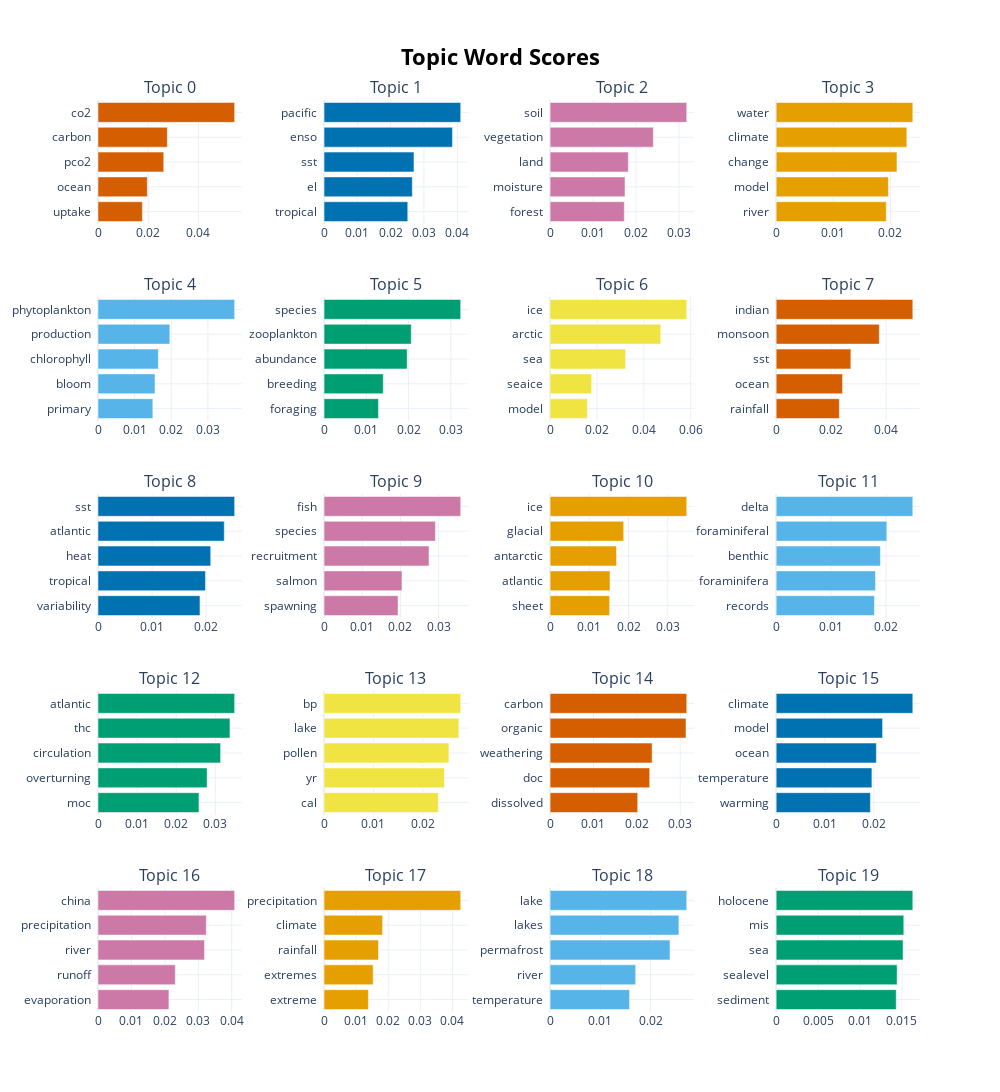

This figure's notebook cell:
### Code cell
model2.visualize_barchart(top_n_topics=20)

### Figure 1 — Plotly figure (JSON) as saved in the notebook; plotly's stock layout.template omitted (floating-point values rounded to 4 significant figures)
{"data": [{"marker": {"color": "#D55E00"}, "orientation": "h", "type": "bar", "x": [0.01768, 0.01963, 0.02618, 0.02761, 0.05443], "xaxis": "x", "y": ["uptake  ", "ocean  ", "pco2  ", "carbon  ", "co2  "], "yaxis": "y"}, {"marker": {"color": "#0072B2"}, "orientation": "h", "type": "bar", "x": [0.02515, 0.02651, 0.02701, 0.03857, 0.04105], "xaxis": "x2", "y": ["tropical  ", "el  ", "sst  ", "enso  ", "pacific  "], "yaxis": "y2"}, {"marker": {"color": "#CC79A7"}, "orientation": "h", "type": "bar", "x": [0.01727, 0.01743, 0.01821, 0.02402, 0.0318], "xaxis": "x3", "y": ["forest  ", "moisture  ", "land  ", "vegetation  ", "soil  "], "yaxis": "y3"}, {"marker": {"color": "#E69F00"}, "orientation": "h", "type": "bar", "x": [0.01927, 0.01965, 0.02114, 0.02287, 0.02392], "xaxis": "x4", "y": ["river  ", "model  ", "change  ", "climate  ", "water  "], "yaxis": "y4"}, {"marker": {"color": "#56B4E9"}, "orientation": "h", "type": "bar", "x": [0.01497, 0.01557, 0.01648, 0.01961, 0.03731], "xaxis": "x5", "y": ["primary  ", "bloom  ", "chlorophyll  ", "production  ", "phytoplankton  "], "yaxis": "y5"}, {"marker": {"color": "#009E73"}, "orientation": "h", "type": "bar", "x": [0.01287, 0.01401, 0.01966, 0.02063, 0.03233], "xaxis": "x6", "y": ["foraging  ", "breeding  ", "abundance  ", "zooplankton  ", "species  "], "yaxis": "y6"}, {"marker": {"color": "#F0E442"}, "orientation": "h", "type": "bar", "x": [0.01593, 0.01773, 0.03224, 0.04724, 0.05834], "xaxis": "x7", "y": ["model  ", "seaice  ", "sea  ", "arctic  ", "ice  "], "yaxis": "y7"}, {"marker": {"color": "#D55E00"}, "orientation": "h", "type": "bar", "x": [0.02298, 0.02415, 0.02718, 0.03752, 0.04972], "xaxis": "x8", "y": ["rainfall  ", "ocean  ", "sst  ", "monsoon  ", "indian  "], "yaxis": "y8"}, {"marker": {"color": "#0072B2"}, "orientation": "h", "type": "bar", "x": [0.01885, 0.01987, 0.02084, 0.02334, 0.02526], "xaxis": "x9", "y": ["variability  ", "tropical  ", "heat  ", "atlantic  ", "sst  "], "yaxis": "y9"}, {"marker": {"color": "#CC79A7"}, "orientation": "h", "type": "bar", "x": [0.01937, 0.02039, 0.02747, 0.02914, 0.03577], "xaxis": "x10", "y": ["spawning  ", "salmon  ", "recruitment  ", "species  ", "fish  "], "yaxis": "y10"}, {"marker": {"color": "#E69F00"}, "orientation": "h", "type": "bar", "x": [0.01517, 0.01527, 0.01693, 0.01877, 0.03485], "xaxis": "x11", "y": ["sheet  ", "atlantic  ", "antarctic  ", "glacial  ", "ice  "], "yaxis": "y11"}, {"marker": {"color": "#56B4E9"}, "orientation": "h", "type": "bar", "x": [0.01789, 0.01808, 0.01898, 0.02015, 0.02488], "xaxis": "x12", "y": ["records  ", "foraminifera  ", "benthic  ", "foraminiferal  ", "delta  "], "yaxis": "y12"}, {"marker": {"color": "#009E73"}, "orientation": "h", "type": "bar", "x": [0.02581, 0.0279, 0.03135, 0.03374, 0.03494], "xaxis": "x13", "y": ["moc  ", "overturning  ", "circulation  ", "thc  ", "atlantic  "], "yaxis": "y13"}, {"marker": {"color": "#F0E442"}, "orientation": "h", "type": "bar", "x": [0.02314, 0.02438, 0.02528, 0.02729, 0.02767], "xaxis": "x14", "y": ["cal  ", "yr  ", "pollen  ", "lake  ", "bp  "], "yaxis": "y14"}, {"marker": {"color": "#D55E00"}, "orientation": "h", "type": "bar", "x": [0.0202, 0.02295, 0.02351, 0.03132, 0.0315], "xaxis": "x15", "y": ["dissolved  ", "doc  ", "weathering  ", "organic  ", "carbon  "], "yaxis": "y15"}, {"marker": {"color": "#0072B2"}, "orientation": "h", "type": "bar", "x": [0.01929, 0.0196, 0.02051, 0.02179, 0.02797], "xaxis": "x16", "y": ["warming  ", "temperature  ", "ocean  ", "model  ", "climate  "], "yaxis": "y16"}, {"marker": {"color": "#CC79A7"}, "orientation": "h", "type": "bar", "x": [0.02121, 0.02311, 0.03185, 0.03239, 0.04087], "xaxis": "x17", "y": ["evaporation  ", "runoff  ", "river  ", "precipitation  ", "china  "], "yaxis": "y17"}, {"marker": {"color": "#E69F00"}, "orientation": "h", "type": "bar", "x": [0.01382, 0.0153, 0.01695, 0.01824, 0.04258], "xaxis": "x18", "y": ["extreme  ", "extremes  ", "rainfall  ", "climate  ", "precipitation  "], "yaxis": "y18"}, {"marker": {"color": "#56B4E9"}, "orientation": "h", "type": "bar", "x": [0.01581, 0.01703, 0.02386, 0.02563, 0.0272], "xaxis": "x19", "y": ["temperature  ", "river  ", "permafrost  ", "lakes  ", "lake  "], "yaxis": "y19"}, {"marker": {"color": "#009E73"}, "orientation": "h", "type": "bar", "x": [0.01432, 0.01442, 0.01513, 0.01522, 0.01629], "xaxis": "x20", "y": ["sediment  ", "sealevel  ", "sea  ", "mis  ", "holocene  "], "yaxis": "y20"}], "layout": {"annotations": [{"font": {"size": 16}, "showarrow": false, "text": "Topic 0", "x": 0.0875, "xanchor": "center", "xref": "paper", "y": 1.0, "yanchor": "bottom", "yref": "paper"}, {"font": {"size": 16}, "showarrow": false, "text": "Topic 1", "x": 0.3625, "xanchor": "center", "xref": "paper", "y": 1.0, "yanchor": "bottom", "yref": "paper"}, {"font": {"size": 16}, "showarrow": false, "text": "Topic 2", "x": 0.6375, "xanchor": "center", "xref": "paper", "y": 1.0, "yanchor": "bottom", "yref": "paper"}, {"font": {"size": 16}, "showarrow": false, "text": "Topic 3", "x": 0.9125, "xanchor": "center", "xref": "paper", "y": 1.0, "yanchor": "bottom", "yref": "paper"}, {"font": {"size": 16}, "showarrow": false, "text": "Topic 4", "x": 0.0875, "xanchor": "center", "xref": "paper", "y": 0.784, "yanchor": "bottom", "yref": "paper"}, {"font": {"size": 16}, "showarrow": false, "text": "Topic 5", "x": 0.3625, "xanchor": "center", "xref": "paper", "y": 0.784, "yanchor": "bottom", "yref": "paper"}, {"font": {"size": 16}, "showarrow": false, "text": "Topic 6", "x": 0.6375, "xanchor": "center", "xref": "paper", "y": 0.784, "yanchor": "bottom", "yref": "paper"}, {"font": {"size": 16}, "showarrow": false, "text": "Topic 7", "x": 0.9125, "xanchor": "center", "xref": "paper", "y": 0.784, "yanchor": "bottom", "yref": "paper"}, {"font": {"size": 16}, "showarrow": false, "text": "Topic 8", "x": 0.0875, "xanchor": "center", "xref": "paper", "y": 0.568, "yanchor": "bottom", "yref": "paper"}, {"font": {"size": 16}, "showarrow": false, "text": "Topic 9", "x": 0.3625, "xanchor": "center", "xref": "paper", "y": 0.568, "yanchor": "bottom", "yref": "paper"}, {"font": {"size": 16}, "showarrow": false, "text": "Topic 10", "x": 0.6375, "xanchor": "center", "xref": "paper", "y": 0.568, "yanchor": "bottom", "yref": "paper"}, {"font": {"size": 16}, "showarrow": false, "text": "Topic 11", "x": 0.9125, "xanchor": "center", "xref": "paper", "y": 0.568, "yanchor": "bottom", "yref": "paper"}, {"font": {"size": 16}, "showarrow": false, "text": "Topic 12", "x": 0.0875, "xanchor": "center", "xref": "paper", "y": 0.352, "yanchor": "bottom", "yref": "paper"}, {"font": {"size": 16}, "showarrow": false, "text": "Topic 13", "x": 0.3625, "xanchor": "center", "xref": "paper", "y": 0.352, "yanchor": "bottom", "yref": "paper"}, {"font": {"size": 16}, "showarrow": false, "text": "Topic 14", "x": 0.6375, "xanchor": "center", "xref": "paper", "y": 0.352, "yanchor": "bottom", "yref": "paper"}, {"font": {"size": 16}, "showarrow": false, "text": "Topic 15", "x": 0.9125, "xanchor": "center", "xref": "paper", "y": 0.352, "yanchor": "bottom", "yref": "paper"}, {"font": {"size": 16}, "showarrow": false, "text": "Topic 16", "x": 0.0875, "xanchor": "center", "xref": "paper", "y": 0.136, "yanchor": "bottom", "yref": "paper"}, {"font": {"size": 16}, "showarrow": false, "text": "Topic 17", "x": 0.3625, "xanchor": "center", "xref": "paper", "y": 0.136, "yanchor": "bottom", "yref": "paper"}, {"font": {"size": 16}, "showarrow": false, "text": "Topic 18", "x": 0.6375, "xanchor": "center", "xref": "paper", "y": 0.136, "yanchor": "bottom", "yref": "paper"}, {"font": {"size": 16}, "showarrow": false, "text": "Topic 19", "x": 0.9125, "xanchor": "center", "xref": "paper", "y": 0.136, "yanchor": "bottom", "yref": "paper"}], "height": 1250, "hoverlabel": {"bgcolor": "white", "font": {"family": "Rockwell", "size": 16}}, "showlegend": false, "title": {"font": {"color": "Black", "size": 22}, "text": "<b>Topic Word Scores", "x": 0.5, "xanchor": "center", "yanchor": "top"}, "width": 1000, "xaxis": {"anchor": "y", "domain": [0, 0.175], "showgrid": true}, "xaxis10": {"anchor": "y10", "domain": [0.275, 0.45], "showgrid": true}, "xaxis11": {"anchor": "y11", "domain": [0.55, 0.725], "showgrid": true}, "xaxis12": {"anchor": "y12", "domain": [0.825, 1], "showgrid": true}, "xaxis13": {"anchor": "y13", "domain": [0, 0.175], "showgrid": true}, "xaxis14": {"anchor": "y14", "domain": [0.275, 0.45], "showgrid": true}, "xaxis15": {"anchor": "y15", "domain": [0.55, 0.725], "showgrid": true}, "xaxis16": {"anchor": "y16", "domain": [0.825, 1], "showgrid": true}, "xaxis17": {"anchor": "y17", "domain": [0, 0.175], "showgrid": true}, "xaxis18": {"anchor": "y18", "domain": [0.275, 0.45], "showgrid": true}, "xaxis19": {"anchor": "y19", "domain": [0.55, 0.725], "showgrid": true}, "xaxis2": {"anchor": "y2", "domain": [0.275, 0.45], "showgrid": true}, "xaxis20": {"anchor": "y20", "domain": [0.825, 1], "showgrid": true}, "xaxis3": {"anchor": "y3", "domain": [0.55, 0.725], "showgrid": true}, "xaxis4": {"anchor": "y4", "domain": [0.825, 1], "showgrid": true}, "xaxis5": {"anchor": "y5", "domain": [0, 0.175], "showgrid": true}, "xaxis6": {"anchor": "y6", "domain": [0.275, 0.45], "showgrid": true}, "xaxis7": {"anchor": "y7", "domain": [0.55, 0.725], "showgrid": true}, "xaxis8": {"anchor": "y8", "domain": [0.825, 1], "showgrid": true}, "xaxis9": {"anchor": "y9", "domain": [0, 0.175], "showgrid": true}, "yaxis": {"anchor": "x", "domain": [0.864, 1.0], "showgrid": true}, "yaxis10": {"anchor": "x10", "domain": [0.432, 0.568], "showgrid": true}, "yaxis11": {"anchor": "x11", "domain": [0.432, 0.568], "showgrid": true}, "yaxis12": {"anchor": "x12", "domain": [0.432, 0.568], "showgrid": true}, "yaxis13": {"anchor": "x13", "domain": [0.216, 0.352], "showgrid": true}, "yaxis14": {"anchor": "x14", "domain": [0.216, 0.352], "showgrid": true}, "yaxis15": {"anchor": "x15", "domain": [0.216, 0.352], "showgrid": true}, "yaxis16": {"anchor": "x16", "domain": [0.216, 0.352], "showgrid": true}, "yaxis17": {"anchor": "x17", "domain": [0, 0.136], "showgrid": true}, "yaxis18": {"anchor": "x18", "domain": [0, 0.136], "showgrid": true}, "yaxis19": {"anchor": "x19", "domain": [0, 0.136], "showgrid": true}, "yaxis2": {"anchor": "x2", "domain": [0.864, 1.0], "showgrid": true}, "yaxis20": {"anchor": "x20", "domain": [0, 0.136], "showgrid": true}, "yaxis3": {"anchor": "x3", "domain": [0.864, 1.0], "showgrid": true}, "yaxis4": {"anchor": "x4", "domain": [0.864, 1.0], "showgrid": true}, "yaxis5": {"anchor": "x5", "domain": [0.648, 0.784], "showgrid": true}, "yaxis6": {"anchor": "x6", "domain": [0.648, 0.784], "showgrid": true}, "yaxis7": {"anchor": "x7", "domain": [0.648, 0.784], "showgrid": true}, "yaxis8": {"anchor": "x8", "domain": [0.648, 0.784], "showgrid": true}, "yaxis9": {"anchor": "x9", "domain": [0.432, 0.568], "showgrid": true}}}
